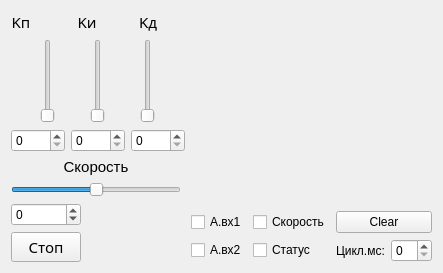
        <widget class="QWidget" name="tab_4">
         <attribute name="title">
          <string>ПИД Регулятор</string>
         </attribute>
         <layout class="QGridLayout" name="gridLayout_10">
          <item row="0" column="0">
           <layout class="QGridLayout" name="gridLayout_9">
            <item row="0" column="0">
             <widget class="QLabel" name="Kp_label">
              <property name="maximumSize">
               <size>
                <width>20</width>
                <height>200</height>
               </size>
              </property>
              <property name="font">
               <font>
                <family>Footlight MT Light</family>
                <pointsize>11</pointsize>
                <weight>50</weight>
                <italic>false</italic>
                <bold>false</bold>
                <underline>false</underline>
                <strikeout>false</strikeout>
                <kerning>true</kerning>
               </font>
              </property>
              <property name="text">
               <string>Kп</string>
              </property>
              <property name="alignment">
               <set>Qt::AlignCenter</set>
              </property>
             </widget>
            </item>
            <item row="0" column="1">
             <widget class="QLabel" name="Ki_label">
              <property name="maximumSize">
               <size>
                <width>40</width>
                <height>40</height>
               </size>
              </property>
              <property name="font">
               <font>
                <family>Footlight MT Light</family>
                <pointsize>11</pointsize>
               </font>
              </property>
              <property name="text">
               <string>Kи</string>
              </property>
              <property name="alignment">
               <set>Qt::AlignCenter</set>
              </property>
             </widget>
            </item>
            <item row="0" column="2">
             <widget class="QLabel" name="Kd_label">
              <property name="maximumSize">
               <size>
                <width>40</width>
                <height>40</height>
               </size>
              </property>
              <property name="font">
               <font>
                <family>Footlight MT Light</family>
                <pointsize>11</pointsize>
               </font>
              </property>
              <property name="text">
               <string>Kд</string>
              </property>
              <property name="alignment">
               <set>Qt::AlignCenter</set>
              </property>
             </widget>
            </item>
            <item row="0" column="3" rowspan="4">
             <widget class="QCustomPlot" name="plot" native="true"/>
            </item>
            <item row="1" column="0" colspan="3">
             <layout class="QHBoxLayout" name="horizontalLayout_5">
              <item>
               <widget class="QSlider" name="Kp">
                <property name="maximum">
                 <number>1000</number>
                </property>
                <property name="orientation">
                 <enum>Qt::Vertical</enum>
                </property>
               </widget>
              </item>
              <item>
               <widget class="QSlider" name="Ki">
                <property name="maximum">
                 <number>1000</number>
                </property>
                <property name="orientation">
                 <enum>Qt::Vertical</enum>
                </property>
               </widget>
              </item>
              <item>
               <widget class="QSlider" name="Kd">
                <property name="maximum">
                 <number>1000</number>
                </property>
                <property name="orientation">
                 <enum>Qt::Vertical</enum>
                </property>
               </widget>
              </item>
             </layout>
            </item>
            <item row="2" column="0" colspan="3">
             <layout class="QHBoxLayout" name="horizontalLayout_6">
              <item>
               <widget class="QSpinBox" name="Kp_spinBox">
                <property name="maximumSize">
                 <size>
                  <width>70</width>
                  <height>70</height>
                 </size>
                </property>
                <property name="maximum">
                 <number>1000</number>
                </property>
               </widget>
              </item>
              <item>
               <widget class="QSpinBox" name="Ki_spinBox">
                <property name="maximumSize">
                 <size>
                  <width>70</width>
                  <height>70</height>
                 </size>
                </property>
                <property name="maximum">
                 <number>1000</number>
                </property>
               </widget>
              </item>
              <item>
               <widget class="QSpinBox" name="Kd_spinBox">
                <property name="maximumSize">
                 <size>
                  <width>70</width>
                  <height>70</height>
                 </size>
                </property>
                <property name="maximum">
                 <number>1000</number>
                </property>
               </widget>
              </item>
             </layout>
            </item>
            <item row="3" column="0" rowspan="2" colspan="3">
             <layout class="QVBoxLayout" name="verticalLayout">
              <item>
               <widget class="QLabel" name="label_2">
                <property name="maximumSize">
                 <size>
                  <width>170</width>
                  <height>70</height>
                 </size>
                </property>
                <property name="font">
                 <font>
                  <pointsize>11</pointsize>
                 </font>
                </property>
                <property name="text">
                 <string>Скорость</string>
                </property>
                <property name="alignment">
                 <set>Qt::AlignCenter</set>
                </property>
               </widget>
              </item>
              <item>
               <widget class="QSlider" name="speed_horizontalSlider">
                <property name="maximumSize">
                 <size>
                  <width>170</width>
                  <height>70</height>
                 </size>
                </property>
                <property name="minimum">
                 <number>-1000</number>
                </property>
                <property name="maximum">
                 <number>1000</number>
                </property>
                <property name="orientation">
                 <enum>Qt::Horizontal</enum>
                </property>
               </widget>
              </item>
              <item>
               <widget class="QSpinBox" name="speed_spinBox">
                <property name="maximumSize">
                 <size>
                  <width>70</width>
                  <height>70</height>
                 </size>
                </property>
                <property name="minimum">
                 <number>-1000</number>
                </property>
                <property name="maximum">
                 <number>1000</number>
                </property>
               </widget>
              </item>
              <item>
               <widget class="QPushButton" name="stop_button">
                <property name="maximumSize">
                 <size>
                  <width>70</width>
                  <height>70</height>
                 </size>
                </property>
                <property name="font">
                 <font>
                  <family>Forte</family>
                  <pointsize>11</pointsize>
                 </font>
                </property>
                <property name="layoutDirection">
                 <enum>Qt::LeftToRight</enum>
                </property>
                <property name="text">
                 <string>Стоп</string>
                </property>
               </widget>
              </item>
             </layout>
            </item>
            <item row="4" column="3">
             <layout class="QGridLayout" name="gridLayout_4">
              <item row="0" column="0">
               <widget class="QCheckBox" name="A_vx_1_checkBox">
                <property name="text">
                 <string>А.вх1</string>
                </property>
               </widget>
              </item>
              <item row="0" column="1">
               <widget class="QCheckBox" name="speed_checkBox">
                <property name="text">
                 <string>Скорость</string>
                </property>
               </widget>
              </item>
              <item row="0" column="2">
               <widget class="QPushButton" name="btn_clear">
                <property name="text">
                 <string>Clear</string>
                </property>
               </widget>
              </item>
              <item row="1" column="0">
               <widget class="QCheckBox" name="A_vx_2_checkBox">
                <property name="text">
                 <string>А.вх2</string>
                </property>
               </widget>
              </item>
              <item row="1" column="1">
               <widget class="QCheckBox" name="status_checkBox">
                <property name="text">
                 <string>Статус</string>
                </property>
               </widget>
              </item>
              <item row="1" column="2">
               <layout class="QHBoxLayout" name="horizontalLayout_3">
                <item>
                 <widget class="QLabel" name="label">
                  <property name="text">
                   <string>Цикл.мс:</string>
                  </property>
                 </widget>
                </item>
                <item>
                 <widget class="QSpinBox" name="spinBox_period"/>
                </item>
               </layout>
              </item>
             </layout>
            </item>
           </layout>
          </item>
         </layout>
        </widget>
